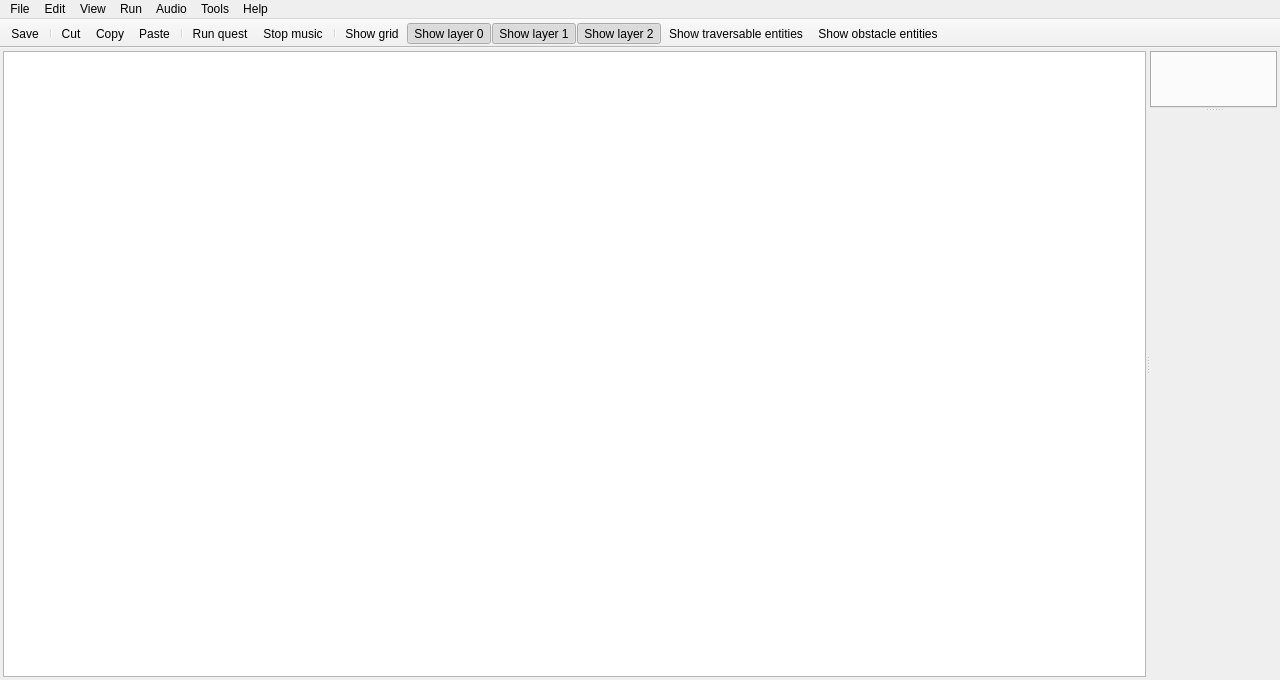
<?xml version="1.0" encoding="UTF-8"?>
<ui version="4.0">
 <class>SolarusEditor::MainWindow</class>
 <widget class="QMainWindow" name="SolarusEditor::MainWindow">
  <property name="geometry">
   <rect>
    <x>0</x>
    <y>0</y>
    <width>1280</width>
    <height>680</height>
   </rect>
  </property>
  <property name="minimumSize">
   <size>
    <width>0</width>
    <height>0</height>
   </size>
  </property>
  <property name="windowTitle">
   <string>Solarus Quest Editor</string>
  </property>
  <widget class="QWidget" name="central_widget">
   <layout class="QVBoxLayout" name="verticalLayout">
    <property name="leftMargin">
     <number>3</number>
    </property>
    <property name="topMargin">
     <number>3</number>
    </property>
    <property name="rightMargin">
     <number>3</number>
    </property>
    <property name="bottomMargin">
     <number>3</number>
    </property>
    <item>
     <widget class="QSplitter" name="quest_tree_splitter">
      <property name="orientation">
       <enum>Qt::Horizontal</enum>
      </property>
      <widget class="SolarusEditor::QuestTreeView" name="quest_tree_view">
       <property name="sizePolicy">
        <sizepolicy hsizetype="Expanding" vsizetype="Expanding">
         <horstretch>0</horstretch>
         <verstretch>0</verstretch>
        </sizepolicy>
       </property>
      </widget>
      <widget class="QSplitter" name="console_splitter">
       <property name="orientation">
        <enum>Qt::Vertical</enum>
       </property>
       <widget class="SolarusEditor::EditorTabs" name="tab_widget"/>
       <widget class="SolarusGui::Console" name="console_widget" native="true"/>
      </widget>
     </widget>
    </item>
   </layout>
  </widget>
  <widget class="QMenuBar" name="menu_bar">
   <property name="geometry">
    <rect>
     <x>0</x>
     <y>0</y>
     <width>1280</width>
     <height>25</height>
    </rect>
   </property>
   <widget class="QMenu" name="menu_quest">
    <property name="title">
     <string>File</string>
    </property>
    <addaction name="action_new_quest"/>
    <addaction name="action_load_quest"/>
    <addaction name="action_close_quest"/>
    <addaction name="separator"/>
    <addaction name="action_close"/>
    <addaction name="action_close_all"/>
    <addaction name="action_save"/>
    <addaction name="action_save_all"/>
    <addaction name="action_open_quest_properties"/>
    <addaction name="separator"/>
    <addaction name="action_exit"/>
   </widget>
   <widget class="QMenu" name="menu_edit">
    <property name="title">
     <string>Edit</string>
    </property>
    <addaction name="separator"/>
    <addaction name="action_cut"/>
    <addaction name="action_copy"/>
    <addaction name="action_paste"/>
    <addaction name="separator"/>
    <addaction name="action_select_all"/>
    <addaction name="action_unselect_all"/>
    <addaction name="separator"/>
    <addaction name="action_find"/>
   </widget>
   <widget class="QMenu" name="menu_run">
    <property name="title">
     <string>Run</string>
    </property>
    <addaction name="action_run_quest"/>
   </widget>
   <widget class="QMenu" name="menu_view">
    <property name="title">
     <string>View</string>
    </property>
    <addaction name="action_show_grid"/>
    <addaction name="action_show_console"/>
    <addaction name="separator"/>
    <addaction name="action_show_layer_0"/>
    <addaction name="action_show_layer_1"/>
    <addaction name="action_show_layer_2"/>
    <addaction name="action_show_traversables"/>
    <addaction name="action_show_obstacles"/>
   </widget>
   <widget class="QMenu" name="menu_help">
    <property name="title">
     <string>Help</string>
    </property>
    <addaction name="action_website"/>
    <addaction name="action_doc"/>
   </widget>
   <widget class="QMenu" name="menu_tools">
    <property name="title">
     <string>Tools</string>
    </property>
    <addaction name="action_settings"/>
   </widget>
   <widget class="QMenu" name="menuAudio">
    <property name="title">
     <string>Audio</string>
    </property>
    <addaction name="action_stop_music"/>
   </widget>
   <addaction name="menu_quest"/>
   <addaction name="menu_edit"/>
   <addaction name="menu_view"/>
   <addaction name="menu_run"/>
   <addaction name="menuAudio"/>
   <addaction name="menu_tools"/>
   <addaction name="menu_help"/>
  </widget>
  <widget class="QToolBar" name="tool_bar">
   <property name="movable">
    <bool>false</bool>
   </property>
   <attribute name="toolBarArea">
    <enum>TopToolBarArea</enum>
   </attribute>
   <attribute name="toolBarBreak">
    <bool>false</bool>
   </attribute>
   <addaction name="action_save"/>
   <addaction name="separator"/>
   <addaction name="action_cut"/>
   <addaction name="action_copy"/>
   <addaction name="action_paste"/>
   <addaction name="separator"/>
   <addaction name="action_run_quest"/>
   <addaction name="action_stop_music"/>
   <addaction name="separator"/>
   <addaction name="action_show_grid"/>
   <addaction name="action_show_layer_0"/>
   <addaction name="action_show_layer_1"/>
   <addaction name="action_show_layer_2"/>
   <addaction name="action_show_traversables"/>
   <addaction name="action_show_obstacles"/>
  </widget>
  <action name="action_new_quest">
   <property name="text">
    <string>New quest...</string>
   </property>
  </action>
  <action name="action_load_quest">
   <property name="text">
    <string>Load quest...</string>
   </property>
   <property name="shortcut">
    <string>Ctrl+L</string>
   </property>
  </action>
  <action name="action_exit">
   <property name="text">
    <string>Exit</string>
   </property>
  </action>
  <action name="action_run_quest">
   <property name="icon">
    <iconset resource="../../resources/images.qrc">
     <normaloff>:/images/icon_start.png</normaloff>:/images/icon_start.png</iconset>
   </property>
   <property name="text">
    <string>Run quest</string>
   </property>
   <property name="shortcut">
    <string>F5</string>
   </property>
  </action>
  <action name="action_cut">
   <property name="icon">
    <iconset resource="../../resources/images.qrc">
     <normaloff>:/images/icon_cut.png</normaloff>:/images/icon_cut.png</iconset>
   </property>
   <property name="text">
    <string>Cut</string>
   </property>
  </action>
  <action name="action_copy">
   <property name="icon">
    <iconset resource="../../resources/images.qrc">
     <normaloff>:/images/icon_copy.png</normaloff>:/images/icon_copy.png</iconset>
   </property>
   <property name="text">
    <string>Copy</string>
   </property>
  </action>
  <action name="action_paste">
   <property name="icon">
    <iconset resource="../../resources/images.qrc">
     <normaloff>:/images/icon_paste.png</normaloff>:/images/icon_paste.png</iconset>
   </property>
   <property name="text">
    <string>Paste</string>
   </property>
  </action>
  <action name="action_close">
   <property name="text">
    <string>Close</string>
   </property>
  </action>
  <action name="action_save">
   <property name="icon">
    <iconset resource="../../resources/images.qrc">
     <normaloff>:/images/icon_save.png</normaloff>:/images/icon_save.png</iconset>
   </property>
   <property name="text">
    <string>Save</string>
   </property>
  </action>
  <action name="action_show_grid">
   <property name="checkable">
    <bool>true</bool>
   </property>
   <property name="icon">
    <iconset resource="../../resources/images.qrc">
     <normaloff>:/images/icon_grid.png</normaloff>:/images/icon_grid.png</iconset>
   </property>
   <property name="text">
    <string>Show grid</string>
   </property>
   <property name="shortcut">
    <string>Ctrl+G</string>
   </property>
  </action>
  <action name="action_show_layer_0">
   <property name="checkable">
    <bool>true</bool>
   </property>
   <property name="checked">
    <bool>true</bool>
   </property>
   <property name="icon">
    <iconset resource="../../resources/images.qrc">
     <normaloff>:/images/icon_layer_0.png</normaloff>:/images/icon_layer_0.png</iconset>
   </property>
   <property name="text">
    <string>Show layer 0</string>
   </property>
   <property name="toolTip">
    <string>Show layer 0</string>
   </property>
   <property name="shortcut">
    <string>0</string>
   </property>
  </action>
  <action name="action_show_layer_1">
   <property name="checkable">
    <bool>true</bool>
   </property>
   <property name="checked">
    <bool>true</bool>
   </property>
   <property name="icon">
    <iconset resource="../../resources/images.qrc">
     <normaloff>:/images/icon_layer_1.png</normaloff>:/images/icon_layer_1.png</iconset>
   </property>
   <property name="text">
    <string>Show layer 1</string>
   </property>
   <property name="toolTip">
    <string>Show layer 1</string>
   </property>
   <property name="shortcut">
    <string>1</string>
   </property>
  </action>
  <action name="action_show_layer_2">
   <property name="checkable">
    <bool>true</bool>
   </property>
   <property name="checked">
    <bool>true</bool>
   </property>
   <property name="icon">
    <iconset resource="../../resources/images.qrc">
     <normaloff>:/images/icon_layer_2.png</normaloff>:/images/icon_layer_2.png</iconset>
   </property>
   <property name="text">
    <string>Show layer 2</string>
   </property>
   <property name="toolTip">
    <string>Show layer 2</string>
   </property>
   <property name="shortcut">
    <string>2</string>
   </property>
  </action>
  <action name="action_doc">
   <property name="icon">
    <iconset resource="../../resources/images.qrc">
     <normaloff>:/images/icon_doc.png</normaloff>:/images/icon_doc.png</iconset>
   </property>
   <property name="text">
    <string>Documentation</string>
   </property>
   <property name="shortcut">
    <string>F1</string>
   </property>
  </action>
  <action name="action_website">
   <property name="icon">
    <iconset resource="../../resources/images.qrc">
     <normaloff>:/images/icon_web.png</normaloff>:/images/icon_web.png</iconset>
   </property>
   <property name="text">
    <string>Website</string>
   </property>
  </action>
  <action name="action_find">
   <property name="text">
    <string>Find...</string>
   </property>
  </action>
  <action name="action_settings">
   <property name="text">
    <string>Options</string>
   </property>
  </action>
  <action name="action_select_all">
   <property name="icon">
    <iconset resource="../../resources/images.qrc">
     <normaloff>:/images/icon_select.png</normaloff>:/images/icon_select.png</iconset>
   </property>
   <property name="text">
    <string>Select all</string>
   </property>
  </action>
  <action name="action_save_all">
   <property name="text">
    <string>Save all</string>
   </property>
   <property name="shortcut">
    <string>Ctrl+Shift+S</string>
   </property>
  </action>
  <action name="action_close_all">
   <property name="text">
    <string>Close all</string>
   </property>
   <property name="shortcut">
    <string>Ctrl+Shift+W</string>
   </property>
  </action>
  <action name="action_show_console">
   <property name="checkable">
    <bool>true</bool>
   </property>
   <property name="text">
    <string>Show console</string>
   </property>
   <property name="shortcut">
    <string>F12</string>
   </property>
   <property name="shortcutContext">
    <enum>Qt::WindowShortcut</enum>
   </property>
  </action>
  <action name="action_unselect_all">
   <property name="text">
    <string>Unselect all</string>
   </property>
  </action>
  <action name="action_close_quest">
   <property name="text">
    <string>Close quest</string>
   </property>
  </action>
  <action name="action_pause_music">
   <property name="icon">
    <iconset resource="../../resources/images.qrc">
     <normaloff>:/images/icon_pause_music.png</normaloff>:/images/icon_pause_music.png</iconset>
   </property>
   <property name="text">
    <string>Pause music</string>
   </property>
  </action>
  <action name="action_stop_music">
   <property name="icon">
    <iconset resource="../../resources/images.qrc">
     <normaloff>:/images/icon_stop_music.png</normaloff>:/images/icon_stop_music.png</iconset>
   </property>
   <property name="text">
    <string>Stop music</string>
   </property>
  </action>
  <action name="action_show_traversables">
   <property name="checkable">
    <bool>true</bool>
   </property>
   <property name="icon">
    <iconset resource="../../resources/images.qrc">
     <normaloff>:/images/ground_traversable.png</normaloff>:/images/ground_traversable.png</iconset>
   </property>
   <property name="text">
    <string>Show traversable entities</string>
   </property>
  </action>
  <action name="action_show_obstacles">
   <property name="checkable">
    <bool>true</bool>
   </property>
   <property name="icon">
    <iconset resource="../../resources/images.qrc">
     <normaloff>:/images/ground_wall.png</normaloff>:/images/ground_wall.png</iconset>
   </property>
   <property name="text">
    <string>Show obstacle entities</string>
   </property>
  </action>
  <action name="action_open_quest_properties">
   <property name="text">
    <string>Quest properties</string>
   </property>
   <property name="shortcut">
    <string>Ctrl+P</string>
   </property>
  </action>
 </widget>
 <layoutdefault spacing="6" margin="11"/>
 <customwidgets>
  <customwidget>
   <class>SolarusGui::Console</class>
   <extends>QWidget</extends>
   <header>solarus/gui/console.h</header>
   <container>1</container>
  </customwidget>
  <customwidget>
   <class>SolarusEditor::QuestTreeView</class>
   <extends>QTreeView</extends>
   <header>widgets/quest_tree_view.h</header>
  </customwidget>
  <customwidget>
   <class>SolarusEditor::EditorTabs</class>
   <extends>QTabWidget</extends>
   <header>widgets/editor_tabs.h</header>
   <container>1</container>
  </customwidget>
 </customwidgets>
 <resources>
  <include location="../../resources/images.qrc"/>
 </resources>
 <connections/>
</ui>
